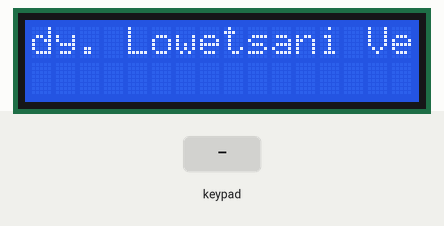
A sketch run on a simulated ESP32. On the bench: 16×2 character LCD. The inputs (shaded band) are chosen by the test bench. WiFi joins after 1.5 s; servers stay silent unless stated; uploads are accepted with an empty reply; what the sketch prints to the serial monitor is not drawn.

Above: at 6.0 s.
6.1 s: keypad keys 3 3 3 2 1 8 1 9 # pressed 0.4 s apart
At 10.6 s:
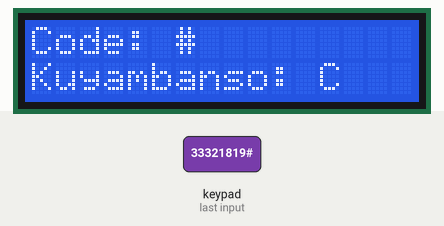
11.2 s: key 'C' pressed
At 11.39 s:
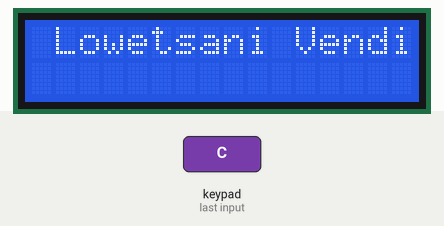
14.2 s: key 'A' pressed
At 15.4 s:
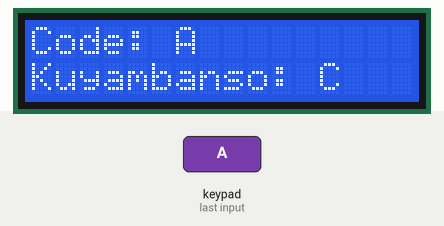
15.7 s: keypad keys 4 5 1 6 1 7 # pressed 0.4 s apart
At 17.92 s:
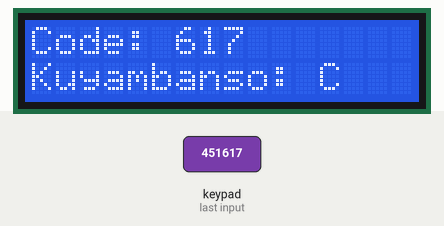
20.0 s: key 'B' pressed
At 21.2 s:
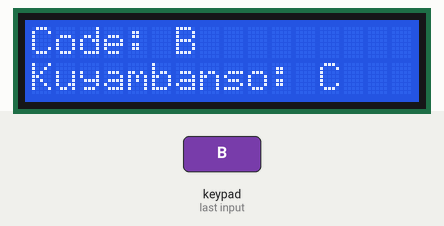
21.5 s: keypad keys 4 5 1 6 1 7 * pressed 0.4 s apart
At 26.2 s:
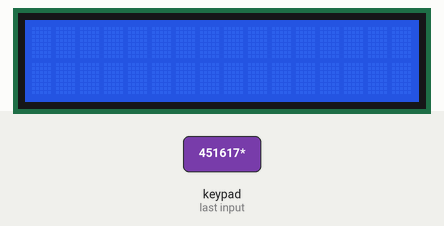
Timing chart, 0 to 26.8 s (numbered marks = the images above; inputs shaded):
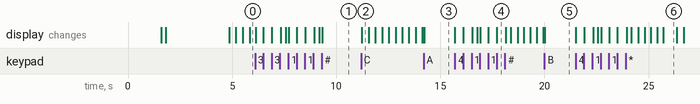

Measured:
- after the input at 6.1 s, the display: first changes after 0.05 s (image 1 shows a later state)
- after the input at 11.2 s, the display: changes at once (image 2)
- after the input at 14.2 s, the display: changes at once (image 3)
- after the input at 15.7 s, the display: first changes at once (image 4 shows a later state)
- after the input at 20.0 s, the display: changes at once (image 5)
- after the input at 21.5 s, the display: first changes at once (image 6 shows a later state)
- what the display in image 6 shows lasts 0.6 s, from 25.7 s to 26.3 s

The sketch:

local_test_firmware.ino
```cpp
#include <Stepper.h>
#include <Keypad.h>
#include <Wire.h>
#include <LiquidCrystal_I2C.h>
#include <WiFi.h>
#include <HTTPClient.h>
#include <ArduinoJson.h>
#include <vector>

// for the stepper motor
const int steps_per_rev = 200;  // Set to 200 for NEMA 17
#define IN1 14
#define IN2 27
#define IN3 26
#define IN4 25

// for the keypad
#define ROWS  4
#define COLS  4

// Configuration
const char* ssid = "Asgard16";
const char* password = "14MTH0R16";
const char* tokenUrl = "http://192.168.8.168:8000/api/token/";
const char* esp32Url = "http://192.168.8.168:8000/api/esp32/";

const uint8_t vendingMachineId = 1;

// configure the keypad
char keyMap[ROWS][COLS] = {
  {'1','2','3', 'A'},
  {'4','5','6', 'B'},
  {'7','8','9', 'C'},
  {'*','0','#', 'D'}
};

uint8_t rowPins[ROWS] = {33, 32, 18, 19};  // GPIO33, GPIO32, GPIO18, GPIO19
uint8_t colPins[COLS] = {4, 5, 16, 17};    // GPIO4, GPIO5, GPIO16, GPIO17
Keypad keypad = Keypad(makeKeymap(keyMap), rowPins, colPins, ROWS, COLS);

uint8_t LCD_CursorPosition = 6;  // Start after "Code: "
bool isReady = true;  // Flag to indicate if the system is in ready state
String jwtToken = "";
String inputCode = "";

// configure the display
LiquidCrystal_I2C lcd(0x27, 16, 2);  // set the LCD address to 0x27 for a 16 chars and 2 line display

// configure the motor
Stepper motor(steps_per_rev, IN1, IN2, IN3, IN4);

// Global variable to keep track of the motor's current slot
uint8_t currentSlot = 1;  // Assuming the motor starts at slot 1 (or a known home position)

void setup() {
  Serial.begin(115200);

  // initialize the motor speed
  motor.setSpeed(60);

  // initialize the LCD
  lcd.init();
  lcd.backlight();
  lcd.setCursor(0, 0);
  lcd.print("Connecting WiFi...");

  // connect to WiFi
  WiFi.begin(ssid, password);
  while (WiFi.status() != WL_CONNECTED) {
    delay(500);
    Serial.print(".");
  }

  Serial.println("\nConnected to WiFi");
  lcd.clear();
  lcd.setCursor(0, 0);
  lcd.print("WiFi Connected");

  // Authenticate and get JWT token
  if (authenticate()) {
    lcd.clear();
    lcd.setCursor(0, 0);
    lcd.print("Authenticated");
    delay(3000);
    lcd.clear();
    lcd.setCursor(0, 0);
    lcd.print("Code: ");
  } else {
    lcd.clear();
    lcd.setCursor(0, 0);
    lcd.print("Auth Failed");
  }

  displayReadyMessage();  // Display the scrolling ready message
}

void loop() {
  if (isReady) {
    displayReadyMessage();
  }

  char key = keypad.getKey();

  if (key) {
    if (isReady) {
      lcd.clear();
      isReady = false;  // Stop displaying the ready message once input starts
      lcd.setCursor(0, 0);
      lcd.print("Code: ");
      lcd.setCursor(0, 1);
      lcd.print("Kuyambanso: C");
    }

    if (key == 'C') {
      resetToReadyState();
    } else {
      Serial.print(key);

      lcd.setCursor(LCD_CursorPosition++, 0);
      lcd.print(key);
      inputCode += key;  // Append the key to the input code

      if (inputCode.length() == 4) {
        processCode(inputCode);
        resetToReadyState();
      }
    }
  }
}

// API functions
bool authenticate() {
  HTTPClient http;
  http.begin(tokenUrl);

  String postData = "{\"username\":\"****\",\"password\":\"***\"}";
  http.addHeader("Content-Type", "application/json");
  int httpResponseCode = http.POST(postData);

  if (httpResponseCode > 0) {
    String response = http.getString();
    DynamicJsonDocument doc(1024);
    deserializeJson(doc, response);
    jwtToken = doc["access"].as<String>();  // Extract the JWT token
    Serial.println("Authenticated. JWT Token: " + jwtToken);
    http.end();
    return true;
  } else {
    Serial.print("Error on sending POST: ");
    Serial.println(httpResponseCode);
    http.end();
    return false;
  }
}

std::vector<int> fetchVendingSlots() {
  HTTPClient http;
  http.begin(esp32Url);  // Use HTTP without secure client

  http.addHeader("Content-Type", "application/json");
  http.addHeader("Authorization", "Bearer " + jwtToken);

  String postData = "{\"code\":\"" + inputCode + "\", \"current_slot\": " + String(currentSlot) + ", \"vending_machine_id\": " + String(vendingMachineId) + "}";
  int httpResponseCode = http.POST(postData);

  std::vector<int> vendingSlots;

  if (httpResponseCode > 0) {
    String response = http.getString();
    Serial.println("Response: " + response);

    // Parse the JSON response
    DynamicJsonDocument doc(1024);
    deserializeJson(doc, response);

    // Check if "vending_slots" is present
    if (doc.containsKey("vending_slots")) {
      JsonArray slots = doc["vending_slots"].as<JsonArray>();

      // Iterate through the array and populate the list
      for (int i = 0; i < slots.size(); i++) {
        vendingSlots.push_back(slots[i].as<int>());
      }
    } else {
      Serial.println("Error: 'vending_slots' not found in the response");
    }

  } else {
    lcd.clear();
    lcd.setCursor(0, 0);
    lcd.print("Error: No Resp");
    Serial.println("Error: No response from server");
  }

  http.end();
  return vendingSlots;
}

void createDispensation(std::vector<int> vendingSlots) {
  // Rotate motor based on each vending slot received
  if (!vendingSlots.empty()) {
    for (int slot : vendingSlots) {
      rotateMotorToSlot(slot);  // Rotate to the correct slot
      delay(1000);  // Simulate delay for dispensing medication
    }
  } else {
    lcd.clear();
    lcd.setCursor(0, 0);
    lcd.print("No Slots Found");
  }
}

void rotateMotorToSlot(int slot) {
  int steps_per_slot = steps_per_rev / 6;  // Assuming 6 slots for the motor rotation
  int targetSlot = slot;

  // Calculate the difference in steps based on the current position
  int slotDifference = targetSlot - currentSlot;  // Difference between target and current slot
  int steps_to_move = steps_per_slot * slotDifference;  // Steps needed to move to the target slot

  // Rotate the motor by the calculated number of steps
  motor.step(steps_to_move);

  // Update the currentSlot to reflect the new position
  currentSlot = targetSlot;

  // Provide feedback on the LCD
  lcd.clear();
  lcd.setCursor(0, 0);
  lcd.print("Vending slot: ");
  lcd.setCursor(0, 1);
  lcd.print(slot);

  // Print the action to the serial monitor for logging
  Serial.println("Dispensing medication at slot: " + String(slot));
  delay(3000);
}

// Main logic
void processCode(String code) {
  Serial.println("\nProcessing Code: " + code);

  lcd.clear();
  lcd.setCursor(0, 0);
  lcd.print("Code yanu: " + code);

  lcd.setCursor(0, 1);
  lcd.print("Dikilani pangono");

  std::vector<int> vendingSlots = fetchVendingSlots();

  Serial.println("slots fetched successfully");

  createDispensation(vendingSlots);  // Call the function to dispense medication
  Serial.println("medication dispensed");

}

// LCD functions
void resetToReadyState() {
  inputCode = "";  // Clear the input code
  LCD_CursorPosition = 6;  // Reset position after "Code: "
  lcd.clear();
  isReady = true;
  displayReadyMessage();  // Display the ready message again
}

void displayReadyMessage() {
  scrollMessage("Ready. Lowetsani Vending Code ", 0);  // Scroll on the top row
}

void scrollMessage(String message, uint8_t row) {
  static unsigned long lastScrollTime = 0;
  static uint8_t startIndex = 0;

  if (millis() - lastScrollTime > 300) {
    lcd.clear();
    lcd.setCursor(0, row);
    lcd.print(message.substring(startIndex));
    startIndex++;
    if (startIndex > message.length()) {
      startIndex = 0;
    }
    lastScrollTime = millis();
  }
}
```
